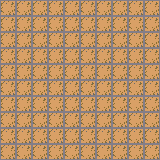

This game map was drawn from its Tiled (.tmx) file and the tilesets committed beside it. A one-line description and the trimmed map source follow:
An orthogonal 10x10 tile map with 16x16 px tiles, 2 tile layers (Tile Layer 1, Tile Layer 2).

<map version="1.0" orientation="orthogonal" renderorder="right-down" width="10" height="10" tilewidth="16" tileheight="16" nextobjectid="1">
 <tileset firstgid="1" name="tileset" tilewidth="16" tileheight="16">
  <image source="ground.bmp" width="16" height="16" />
 </tileset>
 <layer name="Tile Layer 1" width="10" height="10">
  <data>[100 cells, 100 non-empty, 1 distinct tile ids]</data>
 </layer>
 <layer name="Tile Layer 2" width="10" height="10">
  <data>[100 cells, 0 non-empty, 0 distinct tile ids]</data>
 </layer>
</map>